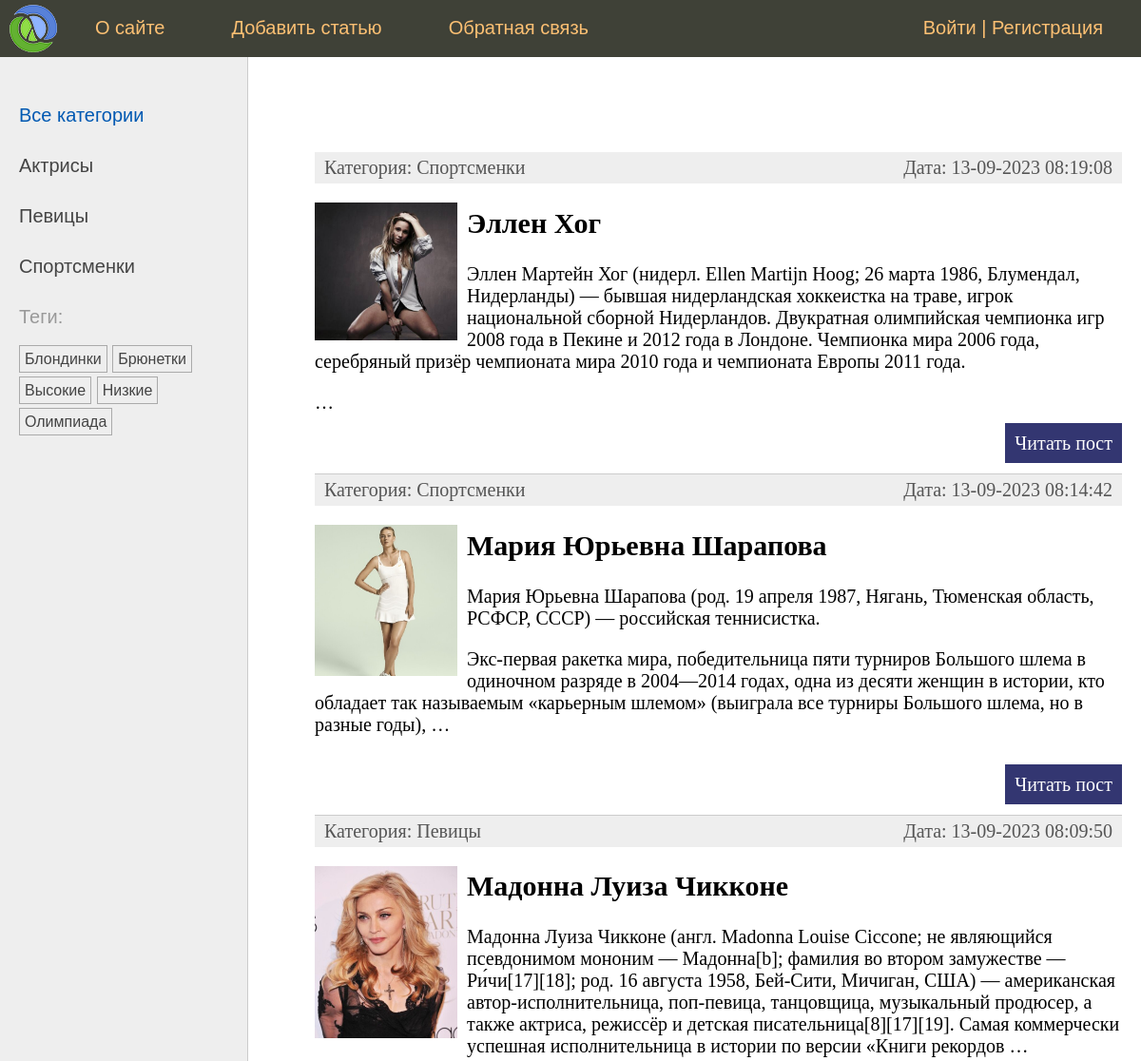
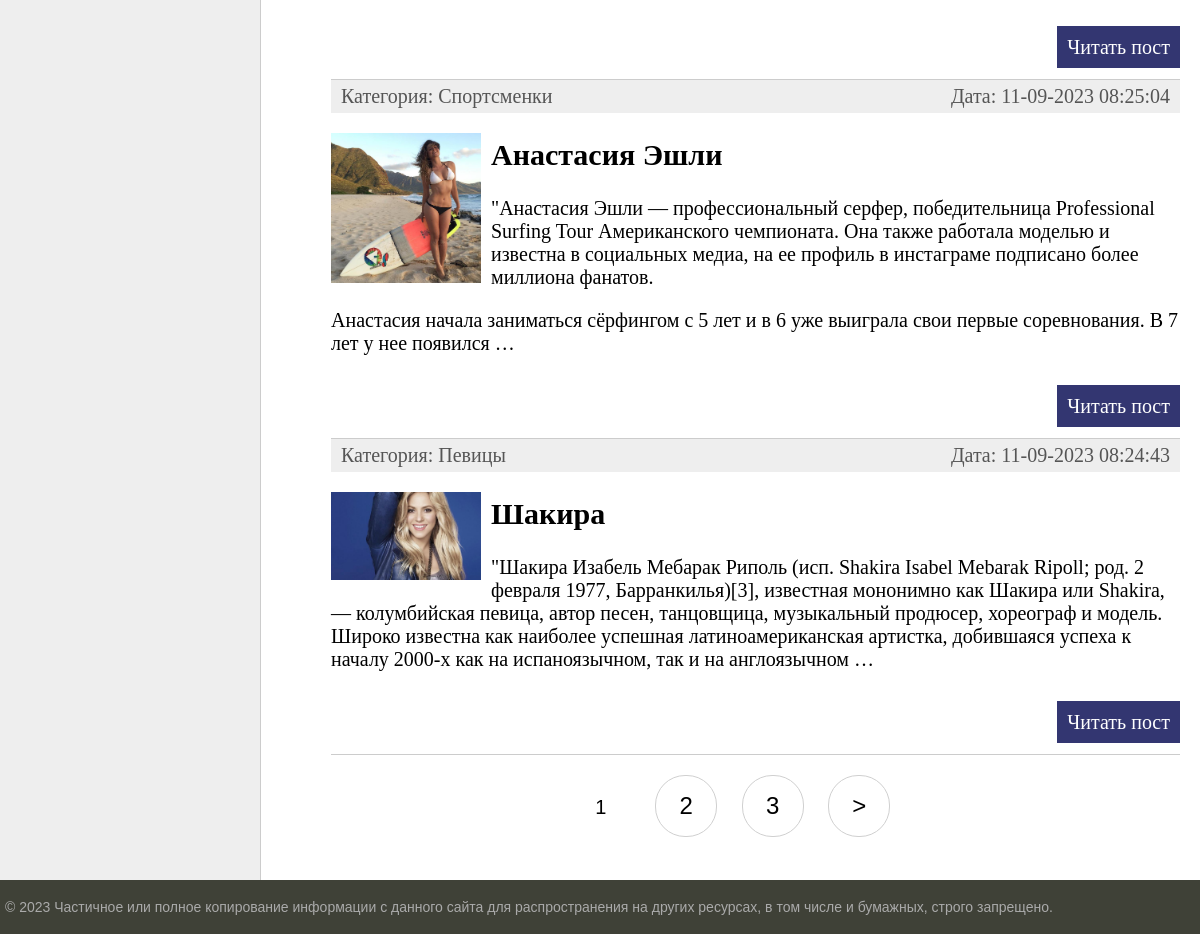
The page / on the database its author committed (2 pictures, top to bottom).
### women/models.py (models this page shows, shortened)
class Category(models.Model):
    name = models.CharField(max_length=100, db_index=True, verbose_name="Категория")
    slug = models.SlugField(max_length=255, unique=True, db_index=True)
    class Meta:
        verbose_name = "Категория"
        verbose_name_plural = "Категории"
    def get_absolute_url(self):
        return reverse("category", kwargs={"cat_slug": self.slug})

class TagPost(models.Model):
    tag = models.CharField(max_length=100, db_index=True)
    slug = models.SlugField(max_length=255, db_index=True, unique=True)
    def get_absolute_url(self):
        return reverse("tag", kwargs={"tag_slug": self.slug})

class Women(models.Model):
    class Status(models.IntegerChoices):
        DRAFT = 0, "Черновик"
        PUBLISHED = 1, "Опубликовано"
    title = models.CharField(max_length=255, verbose_name="Заголовок")
    slug = models.SlugField(
        max_length=255,
        db_index=True,
        unique=True,
        validators=[
            MinLengthValidator(5),
            MaxLengthValidator(100),
        ],
    )
    content = models.TextField(blank=True, verbose_name="Текст статьи")
    time_create = models.DateTimeField(auto_now_add=True, verbose_name="Время создания")
    time_update = models.DateTimeField(auto_now=True, verbose_name="Время изменения")
    is_published = models.BooleanField(
        choices=tuple(map(lambda x: (bool(x[0]), x[1]), Status.choices)),
        default=Status.DRAFT,
        verbose_name="Статус",
    )
    cat = models.ForeignKey(
        "Category",
        on_delete=models.PROTECT,
        related_name="posts",
        verbose_name="Категория",
    )
    tags = models.ManyToManyField(
        "TagPost", blank=True, related_name="tags", verbose_name="Теги"
    )
    husband = models.OneToOneField(
        "Husband",
        on_delete=models.SET_NULL,
        null=True,
        blank=True,
        related_name="wuman",
        verbose_name="Муж",
    )
    photo = models.ImageField(
        upload_to="photos/%Y/%m/%d/",
        default=None,
        blank=True,
        null=True,
        verbose_name="Фото",
    )
    objects = models.Manager()
    published = PublishedManager()
    class Meta:
        verbose_name = "Известные женщины"
        verbose_name_plural = "Известные женщины"
        ordering = ["-time_create"]
        indexes = [
            models.Index(fields=["-time_create"]),
        ]
    def get_absolute_url(self):
        return reverse("post", kwargs={"post_slug": self.slug})

### women/views.py (the view)
# urls.py: path("", views.WomenHome.as_view(), name="home"),
class WomenHome(DataMixin, ListView):
    template_name = "women/index.html"
    context_object_name = "posts"
    title_page = "Главная страница"
    cat_selected = 0
    def get_queryset(self):
        return Women.published.all().select_related("cat")

### users/context_processors.py (called while the page is built)
def get_women_context(request):
    return {'mainmenu': menu}

### women/models.py (called while the page is built)
    def get_queryset(self):
        return super().get_queryset().filter(is_published=Women.Status.PUBLISHED)

### women/templatetags/women_tags.py (called while the page is built)
@register.inclusion_tag("women/list_tags.html")
def show_all_tags():
    return {
        "tags": TagPost.objects.annotate(total=Count("tags")).filter(
            total__gt=0
        )
    }

@register.inclusion_tag("women/list_categories.html")
def show_categories(cat_selected_id=0):
    cats = Category.objects.annotate(total=Count("posts")).filter(total__gt=0)
    return {"cats": cats, "cat_selected": cat_selected_id}

### women/templates/women/index.html (shortened to what this page needs)
{% extends 'base.html' %}
{% block content %}
<ul class="list-articles">
    {% for p in posts %}
    <li>
        <div class="article-panel">
            <p class="first">Категория: {{ p.cat.name }}</p>
            <p class="last">Дата: {{ p.time_update|date:"d-m-Y H:i:s"}}</p>
        </div>
        {% if p.photo %}
            <p><img class="img-article-left thumb" src="{{ p.photo.url }}"></p>
        {% endif %}
        <h2>{{ p.title }}</h2>
        {% autoescape off %}
        {{ p.content|linebreaks|truncatewords:50}}
        {% endautoescape %}
        <p class="link-read-post"><a href="{{ p.get_absolute_url }}">Читать пост</a></p>
    </li>
    {% endfor %}
</ul>
{% endblock %}
{% block navigation %}
    {% if page_obj.has_other_pages %}
        <nav class="list-pages">
            <ul>
                {% for p in paginator.page_range %}
                    {% if page_obj.number == p %}
                        <li class="page-num page-num-selected">{{ p }}</li>
                    {% elif p >= page_obj.number|add:-2 and p <= page_obj.number|add:2 %}
                        <li class="page-num">
                            <a href="?page={{ p }}">{{ p }}</a>
                        </li>
                    {% endif %}
                {% endfor %}
                {% if page_obj.has_next %}
                    <li class="page-num">
                        <a href="?page={{ page_obj.next_page_number }}">&gt;</a>
                    </li>
                {% endif %}
            </ul>
        </nav>
    {% endif %}
{% endblock %}

### templates/base.html (shortened to what this page needs)
{% load static %}
{% load women_tags %}
<!DOCTYPE html>
<html>
<head>
    <link type="text/css" href="{% static 'women/css/styles.css' %}" rel="stylesheet"/>
</head>
<body>
<table class="table-page" border=0 cellpadding="0" cellspacing="0">
    <tr>
        <td valign=top>
            {% block mainmenu %}
                <div class="header">
                    <ul id="mainmenu" class="mainmenu">
                        <li class="logo"><a href="{% url 'home' %}">
                            <div class="logo"></div>
                        </a></li>
                        {% for m in mainmenu %}
                            <li><a href="{% url m.url_name %}">{{ m.title }}</a></li>
                        {% endfor %}
                        {% if user.is_authenticated %}
                            <li class="last"> {{ user.username }} | <a href="{% url 'users:logout' %}">Выйти</a></li>
                        {% else %}
                            <li class="last"><a href="{% url 'users:login' %}">Войти</a> | <a href="#">Регистрация</a>
                            </li>
                        {% endif %}
                    </ul>
                </div>
            {% endblock mainmenu %}
            <table class="table-content" border=0 cellpadding="0" cellspacing="0">
                <tr>
                    <td valign="top" class="left-chapters">
                        <ul id="leftchapters">
                            {% if cat_selected == 0 %}
                                <li class="selected">Все категории</li>
                            {% else %}
                                <li><a href="{% url 'home' %}">Все категории</a></li>
                            {% endif %}
                            {% show_categories cat_selected %}
                            <li>{% show_all_tags %}</li>
                        </ul>
                    </td>
                    <td valign="top" class="content">
                        <div class="content-text">
                            {% block content %}
                            {% endblock %}
                        </div>
                        {% block navigation %}
                        {% endblock %}
                    </td>
                </tr>
            </table>
        </td>
    </tr>
    <tr>
        <td valign=top>
            <div id="footer">
                <p>&copy; 2023 Частичное или полное копирование информации с данного сайта для распространения на других
                    ресурсах, в том числе и бумажных, строго запрещено.</p>
            </div>
        </td>
    </tr>
</table>
</body>
</html>

### women/templates/women/list_categories.html
{% for cat in cats %}
    {% if cat.id == cat_selected %}
        <li class="selected">{{ cat.name }}</li>
    {% else %}
        <li><a href="{{ cat.get_absolute_url }}">{{ cat.name }}</a></li>
    {% endif %}
{% endfor %}

### women/templates/women/list_tags.html
{% if tags %}
    Теги:</p>
    <ul class="tags-list">
        {% for t in tags %}
            <li><a href="{{ t.get_absolute_url }}">{{ t.tag }}</a></li>
        {% endfor %}
    </ul>
{% endif %}

### women/static/women/css/styles.css (style rules this page uses)
html, body { font-family: 'Arial'; margin: 0; padding: 0; height: 100%; width: 100%; color: #444; }
a { color: #0059b2; text-decoration: none; }
img { max-width: 600px; height: auto; }
img.img-article-left { max-width: 300px; height: auto; float: left; padding: 0 10px 10px 0; }
img.img-article-left.thumb { max-width: 150px; height: auto; }
p.link-read-post { text-align: right; }
p.link-read-post a { padding: 10px; min-width: 100px; background: #333671; color: #fff; text-decoration: none; }
div.article-panel { background: #eee; padding: 5px 10px 5px 10px; box-sizing: border-box; overflow: hidden; color: #555; }
div.article-panel p.first { margin: 0; float: left; }
div.article-panel p.last { margin: 0; float: right; }
ul.list-articles { list-style: none; margin: 0; padding: 0; }
ul.list-articles li { border-bottom: 1px solid #ccc; }
.table-page { width: 100%; height: 100%; vertical-align: top; }
.table-page tr { height: 100%; }
.header { background: #3F4137; height: 60px; }
.logo { background: url('../images/logo.png') no-repeat 10px 5px; width: 70px; height: 60px; }
ul.mainmenu { list-style: none; margin: 0; padding: 0; height: 60px; color: #fdc073; font-size: 20px; overflow: hidden; }
ul.mainmenu li { float: left; margin: 18px 40px 0 30px; }
ul.mainmenu li.logo { margin: 0; }
ul.mainmenu li.last { float: right; }
ul.mainmenu li a { color: #fdc073; text-decoration: none; }
.table-content { width: 100%; min-height: 100%; height: 100%; }
.left-chapters { margin: 0; background: #eee; border-right: 1px solid #ccc; }
.left-chapters ul { width: 230px; margin: 0; padding: 20px 10px 10px 20px; list-style: none; font-size: 20px; }
.left-chapters ul li { margin: 30px 0 0 0; color: #999; }
.left-chapters ul li.selected { color: #0059b2; }
.left-chapters ul li a { color: #444; text-decoration: none; }
ul.tags-list { width: 100%; margin: 0; padding: 0; list-style: none; }
ul.tags-list li { margin: 0; padding: 0 0 10px; display: inline-block; }
ul.tags-list li a { padding: 5px; font-size: 16px; border: 1px solid #aaa; }
.content { padding: 40px 20px 20px 40px; width: 100%; box-sizing: border-box; }
.content-text { margin: 60px 0 0 30px; color: #000; font-size: 20px; font-family: Yandex Sans Display Light; }
#footer { box-sizing: border-box; background: #3F4137; padding: 5px; color: #aaa; font-size: 14px; font-family: Verdana, Geneva, Arial, Helvetica; text-align: left; overflow: hidden; }
.list-pages { text-align: center; margin: 0 0 20px 0; }
.list-pages ul { margin: 20px 0 0 0; padding: 0; list-style: none; }
.list-pages ul li { display: inline-block; margin: 0 20px 0 0; }
.list-pages a { color: #000; font-size: 24px; text-decoration: none; }
.list-pages .page-num, .page-num-selected { display: inline-block; width: 60px; height: 44px; padding: 16px 0 0 0; border: 1px solid #d0d0d0; border-radius: 30px; }
.list-pages .page-num-selected { border: none; color: #000; font-size: 20px; }

### rows shown on the page
Category: name "Актрисы"
Category: name "Певицы"
Category: name "Спортсменки"
TagPost: tag "Блондинки"
TagPost: tag "Брюнетки"
TagPost: tag "Высокие"
TagPost: tag "Низкие"
TagPost: tag "Олимпиада"
Women: cat.name "Спортсменки", time_update "13-09-2023 08:19:08", photo (picture), title "Эллен Хог", content "Эллен Мартейн Хог (нидерл. Ellen Martijn Hoog; 26 марта 1986, Блумендал, Нидерланды) — бывшая нидерландская хоккеистка на траве, игрок национальной сборной Нидерландов. Двукратная олимпийская чемпионка игр 2008 года в Пекине и 2012 года в Лондоне. Чемпионка мира 2006 года, серебряный призёр чемпионата мира 2010 года и чемпионата Европы 2011 года. …"
Women: cat.name "Спортсменки", time_update "13-09-2023 08:14:42", photo (picture), title "Мария Юрьевна Шарапова", content "Мария Юрьевна Шарапова (род. 19 апреля 1987, Нягань, Тюменская область, РСФСР, СССР) — российская теннисистка. Экс-первая ракетка мира, победительница пяти турниров Большого шлема в одиночном разряде в 2004—2014 годах, одна из десяти женщин в истории, кто обладает так называемым «карьерным шлемом» (выиграла все турниры Большого шлема, но в разные годы), …"
Women: cat.name "Певицы", time_update "13-09-2023 08:09:50", photo (picture), title "Мадонна Луиза Чикконе", content "Мадонна Луиза Чикконе (англ. Madonna Louise Ciccone; не являющийся псевдонимом мононим — Мадонна[b]; фамилия во втором замужестве — Ри́чи[17][18]; род. 16 августа 1958, Бей-Сити, Мичиган, США) — американская автор-исполнительница, поп-певица, танцовщица, музыкальный продюсер, а также актриса, режиссёр и детская писательница[8][17][19]. Самая коммерчески успешная исполнительница в истории по версии «Книги рекордов …"
Women: cat.name "Спортсменки", time_update "11-09-2023 08:25:04", photo (picture), title "Анастасия Эшли", content "\"Анастасия Эшли — профессиональный серфер, победительница Professional Surfing Tour Американского чемпионата. Она также работала моделью и известна в социальных медиа, на ее профиль в инстаграме подписано более миллиона фанатов. Анастасия начала заниматься сёрфингом с 5 лет и в 6 уже выиграла свои первые соревнования. В 7 лет у нее появился …"
Women: cat.name "Певицы", time_update "11-09-2023 08:24:43", photo (picture), title "Шакира", content "\"Шакира Изабель Мебарак Риполь (исп. Shakira Isabel Mebarak Ripoll; род. 2 февраля 1977, Барранкилья)[3], известная мононимно как Шакира или Shakira, — колумбийская певица, автор песен, танцовщица, музыкальный продюсер, хореограф и модель. Широко известна как наиболее успешная латиноамериканская артистка, добившаяся успеха к началу 2000-х как на испаноязычном, так и на англоязычном …"

### other values the page prints
{{ m.title }} "О сайте" "Добавить статью" "Обратная связь"
{{ p }} "1"
{{ p }} "2" "3"
